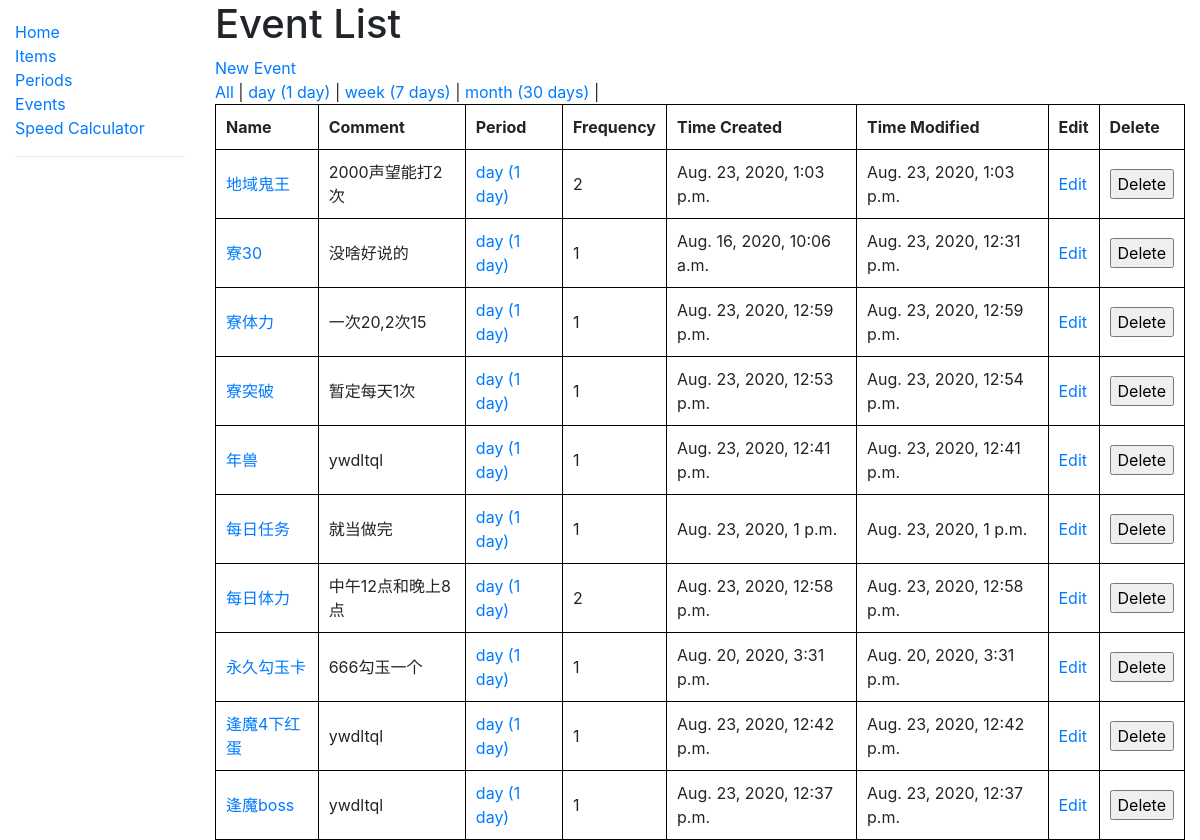
The app's page /events/?period_id=5, older data.
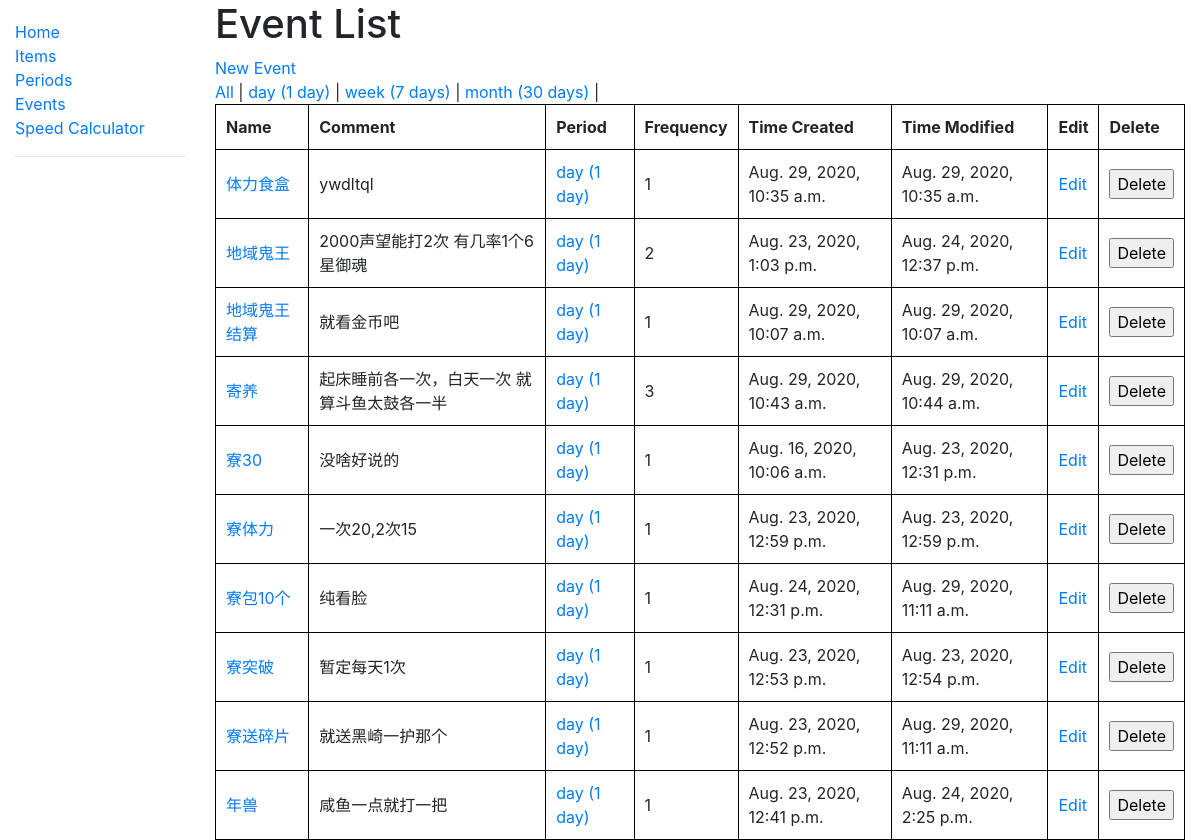
The same page, newer data.
### income_calculator/models.py (models this page shows)
class BasicModel(models.Model):
    id = models.AutoField(primary_key=True)
    display_name = models.CharField(max_length=50)  # The display name of the object
    comment = models.TextField(null=True)  # a short description of the object
    time_created = models.PositiveIntegerField()
    time_modified = models.PositiveIntegerField()
    deleted = models.BooleanField()
    def __str__(self):
        return self.display_name
    @property
    def time_created_string(self):
        return datetime.fromtimestamp(self.time_created)
    @property
    def time_modified_string(self):
        return datetime.fromtimestamp(self.time_modified)

class Period(BasicModel):
    num_days = models.PositiveIntegerField()
    class Meta:
        ordering = ('num_days', )
    def __str__(self):
        days_suffix = 's' if self.num_days > 1 else ''
        return self.display_name + ' (' + str(self.num_days) + ' day' + days_suffix + ')'

class BasicModel(models.Model):
    id = models.AutoField(primary_key=True)
    display_name = models.CharField(max_length=50)  # The display name of the object
    comment = models.TextField(null=True)  # a short description of the object
    time_created = models.PositiveIntegerField()
    time_modified = models.PositiveIntegerField()
    deleted = models.BooleanField()
    def __str__(self):
        return self.display_name
    @property
    def time_created_string(self):
        return datetime.fromtimestamp(self.time_created)
    @property
    def time_modified_string(self):
        return datetime.fromtimestamp(self.time_modified)

class Event(BasicModel):
    priority = models.SmallIntegerField()
    default_frequency = models.IntegerField()
    icon = models.TextField(null=True)
    period_id = models.PositiveIntegerField()
    event_group_id = models.PositiveIntegerField(null=True)

### income_calculator/views.py (the view)
# urls.py: path('events/', views.EventListView.as_view(), name='events'),
class EventListView(generic.ListView):
    model = Event
    paginate_by = 10
    def get_queryset(self):
        if self.request.GET.get('period_id'):
            events = db_accessor.get_active_events(period_id=self.request.GET['period_id'])
        else:
            events = db_accessor.get_active_events()
        if events:
            return events.order_by('display_name')
        return events
    def get_context_data(self, **kwargs):
        context = super().get_context_data(**kwargs)
        periods = db_accessor.get_active_periods()
        context['periods'] = periods
        return context

### income_calculator/db_accessor.py (called while the page is built)
def get_events(**kwargs):
    return Event.objects.filter(**kwargs)

def get_active_events(**kwargs):
    return get_events(deleted=False, **kwargs)

def get_periods(**kwargs):
    return Period.objects.filter(**kwargs)

def get_active_periods(**kwargs):
    return get_periods(deleted=False, **kwargs)

### income_calculator/templatetags/template_filters.py (called while the page is built)
@register.filter
def get_object_by_id(value, period_id):
    for p in value:
        if p.id == period_id:
            return p

### income_calculator/templates/income_calculator/event_list.html (shortened to what this page needs)
{% extends "base_generic.html" %}
{% load template_filters %}
{% block content %}
  <h1>Event List</h1>
  <a href="{% url 'new_event'%}">New Event</a><br/>
  <a href="{% url 'events' %}"> All </a>|
  {% for period in periods %}
    <a href="{% url 'events' %}?period_id={{ period.id }}"> {{ period }} </a>|
  {% endfor %}
  <br/>
  {% if event_list %}
    <table>
      <tr>
        <th>Name</th>
        <th>Comment</th>
        <th>Period</th>
        <th>Frequency</th>
        <th>Time Created</th>
        <th>Time Modified</th>
        <th>Edit</th>
        <th>Delete</th>
      </tr>
      {% for event in event_list %}
        {% if not period_id or event.period_id == period_id %}
          <tr>
            <td><a href="{% url 'event_detail' event.id%}">{{ event.display_name }}</a></td>
            <td>{{ event.comment }}</td>
            <td><a href="{% url 'period_detail' event.period_id%}">{{ periods|get_object_by_id:event.period_id}}</a></td>
            <td>{{ event.default_frequency }}</td>
            <td>{{ event.time_created_string }}</td>
            <td>{{ event.time_modified_string }}</td>
            <td><a href="{% url 'event_edit' event.id %}">Edit</a></td>
            <td>
            <form action="{% url 'event_delete' %}" method="post" onsubmit="return confirm('Do you really want to delete {{ event }}?')">
              <input type="submit" value="Delete">
            </form>
            </td>
          </tr>
        {% endif %}
      {% endfor %}
    </table>
  {% else %}
    <p>There are no events.</p>
  {% endif %}
{% endblock %}

Row changes from the older to the newer data that the page shows:
no longer on this page (row unchanged): Event: display_name "每日任务", comment "就当做完", period.display_name "day (1 day)", default_frequency "1", time_created_string "Aug. 23, 2020, 1 p.m.", time_modified_string "Aug. 23, 2020, 1 p.m."
no longer on this page (row unchanged): Event: display_name "每日体力", comment "中午12点和晚上8点", period.display_name "day (1 day)", default_frequency "2", time_created_string "Aug. 23, 2020, 12:58 p.m.", time_modified_string "Aug. 23, 2020, 12:58 p.m."
no longer on this page (row unchanged): Event: display_name "永久勾玉卡", comment "666勾玉一个", period.display_name "day (1 day)", default_frequency "1", time_created_string "Aug. 20, 2020, 3:31 p.m.", time_modified_string "Aug. 20, 2020, 3:31 p.m."
no longer on this page (row unchanged): Event: display_name "逢魔4下红蛋", comment "ywdltql", period.display_name "day (1 day)", default_frequency "1", time_created_string "Aug. 23, 2020, 12:42 p.m.", time_modified_string "Aug. 23, 2020, 12:42 p.m."
no longer on this page (row unchanged): Event: display_name "逢魔boss", comment "ywdltql", period.display_name "day (1 day)", default_frequency "1", time_created_string "Aug. 23, 2020, 12:37 p.m.", time_modified_string "Aug. 23, 2020, 12:37 p.m."
added Event: display_name "体力食盒", comment "ywdltql", period.display_name "day (1 day)", default_frequency "1", time_created_string "Aug. 29, 2020, 10:35 a.m.", time_modified_string "Aug. 29, 2020, 10:35 a.m."
changed through a linked row, Event "地域鬼王": comment "2000声望能打2次" → "2000声望能打2次 有几率1个6星御魂"; time_modified_string "Aug. 23, 2020, 1:03 p.m." → "Aug. 24, 2020, 12:37 p.m."
added Event: display_name "地域鬼王结算", comment "就看金币吧", period.display_name "day (1 day)", default_frequency "1", time_created_string "Aug. 29, 2020, 10:07 a.m.", time_modified_string "Aug. 29, 2020, 10:07 a.m."
added Event: display_name "寄养", comment "起床睡前各一次，白天一次 就算斗鱼太鼓各一半", period.display_name "day (1 day)", default_frequency "3", time_created_string "Aug. 29, 2020, 10:43 a.m.", time_modified_string "Aug. 29, 2020, 10:44 a.m."
added Event: display_name "寮包10个", comment "纯看脸", period.display_name "day (1 day)", default_frequency "1", time_created_string "Aug. 24, 2020, 12:31 p.m.", time_modified_string "Aug. 29, 2020, 11:11 a.m."
now on this page (row unchanged): Event: display_name "寮送碎片", comment "就送黑崎一护那个", period.display_name "day (1 day)", default_frequency "1", time_created_string "Aug. 23, 2020, 12:52 p.m.", time_modified_string "Aug. 29, 2020, 11:11 a.m."
changed through a linked row, Event "年兽": comment "ywdltql" → "咸鱼一点就打一把"; time_modified_string "Aug. 23, 2020, 12:41 p.m." → "Aug. 24, 2020, 2:25 p.m."
